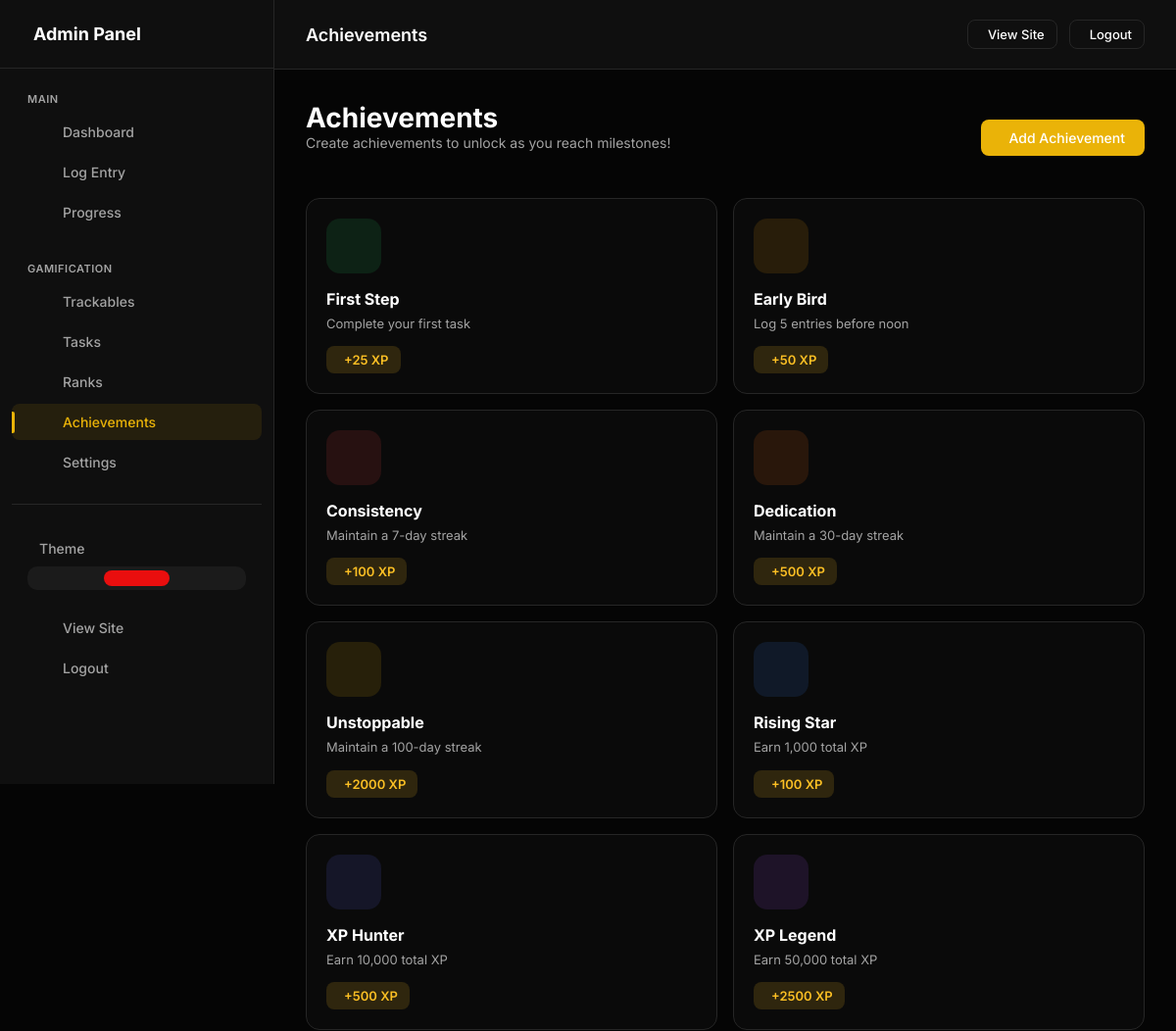
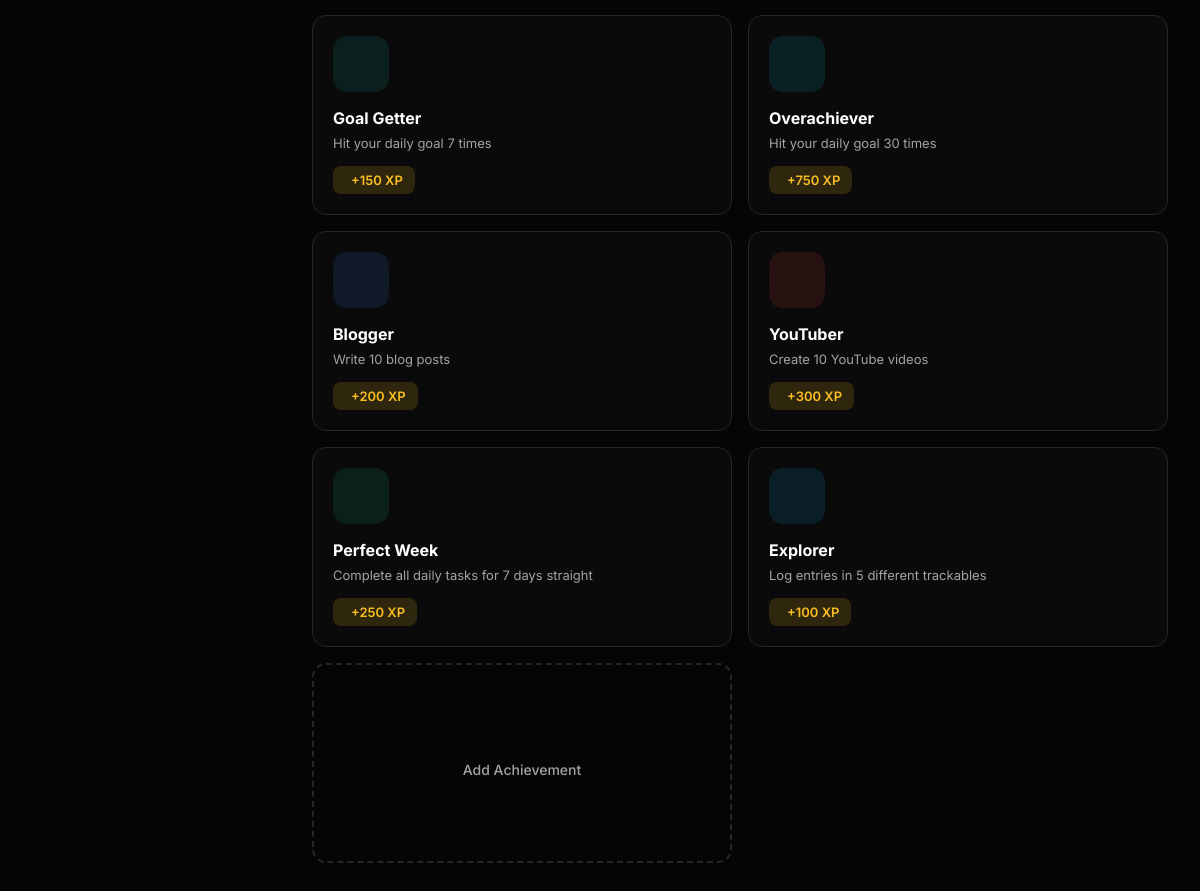
Page /admin/achievements (signed in) on the earlier database version (2 pictures, top to bottom).
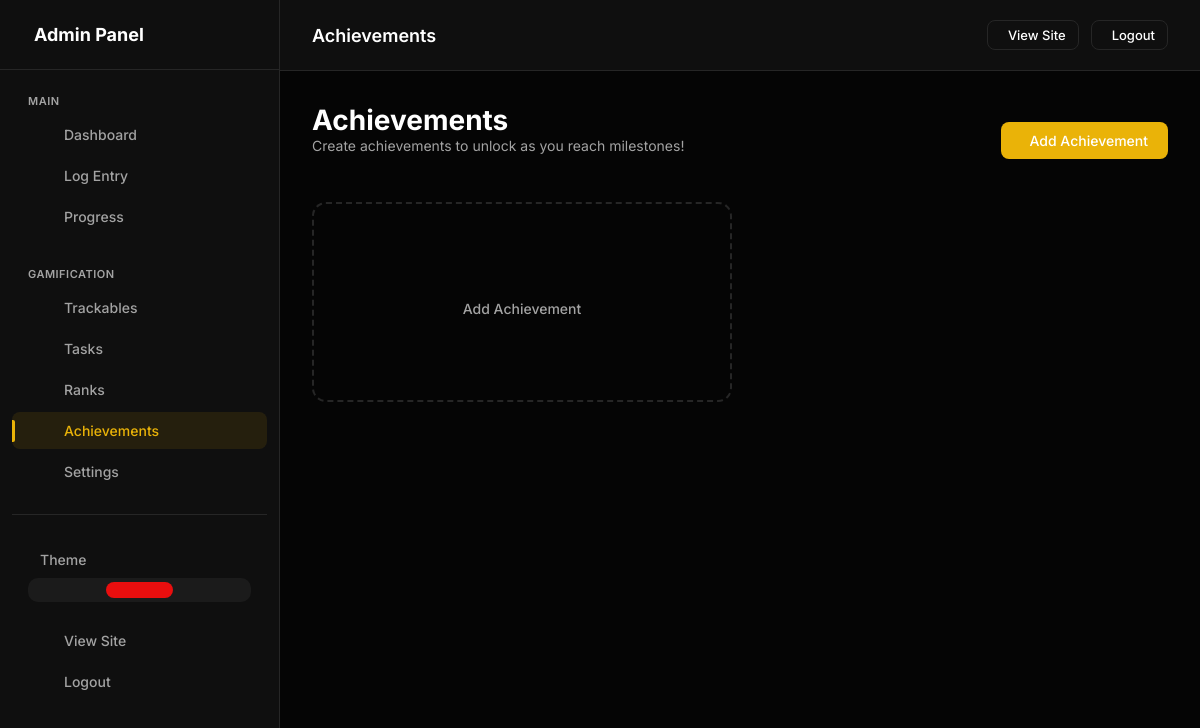
Same page on the later database version.
### models.py (models this page shows, shortened)
class Achievement(db.Model):
    __tablename__ = 'achievements'
    id = db.Column(db.Integer, primary_key=True)
    user_id = db.Column(db.Integer, db.ForeignKey('users.id'), nullable=False, index=True)
    name = db.Column(db.String(100), nullable=False)
    slug = db.Column(db.String(100), nullable=False)
    description = db.Column(db.String(500))
    criteria = db.Column(db.Text, default='{}')
    xp_reward = db.Column(db.Integer, default=100)
    icon = db.Column(db.String(50), default='ph-trophy')
    color = db.Column(db.String(20), default='#fbbf24')
    badge_image = db.Column(db.String(500))
    is_active = db.Column(db.Boolean, default=True)
    is_hidden = db.Column(db.Boolean, default=False)  # Hidden until unlocked?
    created_at = db.Column(db.DateTime, default=datetime.utcnow)

class UserSettings(db.Model):
    __tablename__ = 'user_settings'
    id = db.Column(db.Integer, primary_key=True)
    user_id = db.Column(db.Integer, db.ForeignKey('users.id'), nullable=False, unique=True, index=True)
    accent_color = db.Column(db.String(20), default='#e90e0e')
    points_name = db.Column(db.String(20), default='XP')  # "XP", "Points", "Coins", etc.
    points_icon = db.Column(db.String(50), default='ph-lightning')
    daily_xp_goal = db.Column(db.Integer, default=50)
    perfect_day_bonus = db.Column(db.Integer, default=50)
    perfect_week_bonus = db.Column(db.Integer, default=500)
    streak_bonus_per_day = db.Column(db.Integer, default=5)  # Extra XP per streak day
    show_xp_animations = db.Column(db.Boolean, default=True)
    dark_mode = db.Column(db.Boolean, default=True)
    compact_view = db.Column(db.Boolean, default=False)
    show_dashboard_header = db.Column(db.Boolean, default=True)
    enable_youtube_sync = db.Column(db.Boolean, default=False)
    always_show_confetti = db.Column(db.Boolean, default=False)
    created_at = db.Column(db.DateTime, default=datetime.utcnow)
    updated_at = db.Column(db.DateTime, default=datetime.utcnow, onupdate=datetime.utcnow)

### app.py (the view)
    @app.route('/admin/achievements')
    @admin_required
    def admin_achievements():
        achievements = Achievement.query.filter_by(
            user_id=current_user.id
        ).all()
        unlocked = {ua.achievement_id for ua in UserAchievement.query.filter_by(user_id=current_user.id).all()}
        return render_template('admin/achievements.html', achievements=achievements, unlocked=unlocked)

### templates/admin/achievements.html (shortened to what this page needs)
{% extends "admin/base.html" %}
{% block page_title %}Achievements{% endblock %}
{% block content %}
<div class="page-header">
    <div>
        <h1 class="page-title">Achievements</h1>
        <p class="page-intro">Create achievements to unlock as you reach milestones!</p>
    </div>
    <div class="page-actions">
        <a href="{{ url_for('admin_achievement_add') }}" class="btn btn-primary">
             Add Achievement
        </a>
    </div>
</div>
<div class="achievements-grid">
    {% for achievement in achievements %}
    <div class="achievement-card {% if achievement.id in unlocked %}unlocked{% endif %}">
        <div class="achievement-icon" style="background: {{ achievement.color }}20; color: {{ achievement.color }}">
        </div>
        <div class="achievement-name">{{ achievement.name }}</div>
        {% if achievement.description %}
        <div class="achievement-description">{{ achievement.description }}</div>
        {% endif %}
        <div class="achievement-reward">
            +{{ achievement.xp_reward }} {{ points_name }}
        </div>
    </div>
    {% endfor %}
    <a href="{{ url_for('admin_achievement_add') }}" class="add-achievement-card">
        <span>Add Achievement</span>
    </a>
</div>
{% endblock %}

### templates/admin/base.html (shortened to what this page needs)
<!DOCTYPE html>
<html lang="en">
<head>
</head>
<body>
    {% if current_user.is_authenticated %}
    <div class="admin-layout">
        <aside class="admin-sidebar" id="adminSidebar">
            <div class="sidebar-header">
                <h2> Admin Panel</h2>
            </div>
            <nav class="sidebar-nav">
                <div class="nav-group">
                    <div class="nav-group-label">Main</div>
                    <a href="{{ url_for('admin_dashboard') }}" class="nav-item" data-route="dashboard"><span>Dashboard</span></a>
                    <a href="{{ url_for('admin_log_entry') }}" class="nav-item" data-route="log"><span>Log Entry</span></a>
                    <a href="{{ url_for('admin_progress') }}" class="nav-item" data-route="progress"><span>Progress</span></a>
                </div>
                <div class="nav-group">
                    <div class="nav-group-label">Gamification</div>
                    <a href="{{ url_for('admin_trackables') }}" class="nav-item" data-route="trackable"><span>Trackables</span></a>
                    <a href="{{ url_for('admin_daily_tasks') }}" class="nav-item" data-route="daily-task"><span>Tasks</span></a>
                    <a href="{{ url_for('admin_ranks') }}" class="nav-item" data-route="ranks"><span>Ranks</span></a>
                    <a href="{{ url_for('admin_achievements') }}" class="nav-item" data-route="achievement"><span>Achievements</span></a>
                    <a href="{{ url_for('admin_settings') }}" class="nav-item" data-route="settings"><span>Settings</span></a>
                </div>
                <div class="nav-group"
                    style="margin-top: auto; padding-top: 24px; border-top: 1px solid var(--border);">
                    <div class="theme-toggle-wrapper">
                        <div class="theme-toggle-label">
                            <span>Theme</span>
                        </div>
                        <div class="theme-toggle-options">
                            <button class="theme-option" data-theme="light" title="Light">
                            </button>
                            <button class="theme-option" data-theme="dark" title="Dark">
                            </button>
                            <button class="theme-option" data-theme="system" title="System">
                            </button>
                        </div>
                    </div>
                    <a href="{{ url_for('index') }}" class="nav-item"><span>View
                            Site</span></a>
                    <a href="{{ url_for('admin_logout') }}" class="nav-item"><span>Logout</span></a>
                </div>
            </nav>
        </aside>
        <div class="admin-main">
            <header class="admin-header">
                <div>
                    <h1 style="font-size: 18px; font-weight: 600;">{% block page_title %}Admin Panel{% endblock %}</h1>
                </div>
                <div style="display: flex; gap: 12px; align-items: center;">
                    <a href="{{ url_for('index') }}" class="btn btn-outline btn-sm">View
                        Site</a>
                    <a href="{{ url_for('admin_logout') }}" class="btn btn-outline btn-sm">Logout</a>
                </div>
            </header>
            <main class="admin-content">
                {% block content %}{% endblock %}
            </main>
        </div>
    </div>
    {% endif %}
</body>
</html>

### templates/admin/base.html (style rules this page uses)
:root, [data-theme="dark"] { --bg-body: #050505; --bg-card: #0f0f0f; --bg-card-hover: #141414; --border: #262626; --accent: #e90e0e; --accent-rgb: 233, 14, 14; --accent-hover: #c70202; --text-main: #ffffff; --text-muted: #a3a3a3; --font-sans: 'Inter', sans-serif; --font-mono: 'JetBrains Mono', monospace; --success: #10b981; --warning: #f59e0b; --danger: #ef4444; }
[data-theme="light"] { --bg-body: #f5f5f5; --bg-card: #ffffff; --bg-card-hover: #fafafa; --border: #e5e5e5; --accent: #dc2626; --accent-hover: #b91c1c; --text-main: #171717; --text-muted: #737373; }
@media (prefers-color-scheme: light) { [data-theme="system"] { --bg-body: #f5f5f5; --bg-card: #ffffff; --bg-card-hover: #fafafa; --border: #e5e5e5; --accent: #dc2626; --accent-hover: #b91c1c; --text-main: #171717; --text-muted: #737373; } }
* { margin: 0; padding: 0; box-sizing: border-box; }
body { background-color: var(--bg-body); color: var(--text-main); font-family: var(--font-sans); overflow-x: hidden; -webkit-font-smoothing: antialiased; min-height: 100vh; }
a { text-decoration: none; color: inherit; transition: 0.3s; }
button { border: none; background: none; cursor: pointer; font-family: inherit; }
.admin-layout { display: flex; min-height: 100vh; }
.admin-sidebar { width: 280px; background: var(--bg-card); border-right: 1px solid var(--border); position: fixed; left: 0; top: 0; height: 100vh; overflow-y: auto; transition: transform 0.3s ease; z-index: 100; }
.sidebar-header { padding: 24px; border-bottom: 1px solid var(--border); display: flex; align-items: center; gap: 12px; }
.sidebar-header h2 { font-size: 18px; font-weight: 700; display: flex; align-items: center; gap: 10px; }
.sidebar-nav { padding: 16px 12px; }
.nav-group { margin-bottom: 24px; }
.nav-group-label { font-size: 11px; text-transform: uppercase; letter-spacing: 0.5px; color: var(--text-muted); padding: 8px 16px; font-weight: 600; }
.nav-item { display: flex; align-items: center; gap: 12px; padding: 10px 16px; border-radius: 8px; color: var(--text-muted); transition: all 0.2s; margin-bottom: 4px; font-size: 14px; font-weight: 500; position: relative; }
.nav-item.active { background: rgba(var(--accent-rgb), 0.1); color: var(--accent); }
.nav-item.active::before { content: ''; position: absolute; left: 0; top: 50%; transform: translateY(-50%); width: 3px; height: 60%; background: var(--accent); border-radius: 0 2px 2px 0; }
.theme-toggle-wrapper { padding: 12px 16px; margin-bottom: 8px; }
.theme-toggle-label { display: flex; align-items: center; gap: 12px; font-size: 14px; font-weight: 500; color: var(--text-muted); margin-bottom: 10px; }
.theme-toggle-options { display: flex; gap: 6px; background: rgba(255, 255, 255, 0.05); padding: 4px; border-radius: 10px; }
.theme-option { flex: 1; padding: 8px; border: none; background: transparent; color: var(--text-muted); border-radius: 8px; cursor: pointer; transition: all 0.2s; display: flex; align-items: center; justify-content: center; font-size: 18px; }
.theme-option.active { background: var(--accent); color: #fff; }
.admin-main { flex: 1; margin-left: 280px; min-height: 100vh; position: relative; z-index: 1; overflow-x: hidden; max-width: calc(100vw - 280px); }
.admin-header { background: var(--bg-card); border-bottom: 1px solid var(--border); padding: 20px 32px; position: sticky; top: 0; z-index: 90; display: flex; justify-content: space-between; align-items: center; }
.admin-content { padding: 32px; overflow-x: hidden; max-width: 100%; box-sizing: border-box; }
.page-header { display: flex; justify-content: space-between; align-items: center; margin-bottom: 24px; flex-wrap: wrap; gap: 16px; }
.page-title { font-size: 28px; font-weight: 700; }
.page-actions { display: flex; gap: 12px; align-items: center; }
.btn { padding: 10px 20px; border-radius: 8px; font-size: 14px; font-weight: 500; transition: all 0.3s ease; display: inline-flex; align-items: center; gap: 8px; cursor: pointer; border: none; }
.btn-primary { background: var(--accent); color: #fff; }
.btn-outline { border: 1px solid var(--border); color: var(--text-main); background: transparent; }
.btn-sm { padding: 6px 12px; font-size: 13px; }

Differences in the rows shown:
removed Achievement: name "First Step", description "Complete your first task", xp_reward "25", color "#22c55e" (drawn)
no longer on this page (row edited): UserSettings: points_name "XP"
removed Achievement: name "Early Bird", description "Log 5 entries before noon", xp_reward "50", color "#f59e0b" (drawn)
removed Achievement: name "Consistency", description "Maintain a 7-day streak", xp_reward "100", color "#ef4444" (drawn)
removed Achievement: name "Dedication", description "Maintain a 30-day streak", xp_reward "500", color "#f97316" (drawn)
removed Achievement: name "Unstoppable", description "Maintain a 100-day streak", xp_reward "2000", color "#eab308" (drawn)
removed Achievement: name "Rising Star", description "Earn 1,000 total XP", xp_reward "100", color "#3b82f6" (drawn)
removed Achievement: name "XP Hunter", description "Earn 10,000 total XP", xp_reward "500", color "#6366f1" (drawn)
removed Achievement: name "XP Legend", description "Earn 50,000 total XP", xp_reward "2500", color "#a855f7" (drawn)
removed Achievement: name "Goal Getter", description "Hit your daily goal 7 times", xp_reward "150", color "#14b8a6" (drawn)
removed Achievement: name "Overachiever", description "Hit your daily goal 30 times", xp_reward "750", color "#06b6d4" (drawn)
removed Achievement: name "Blogger", description "Write 10 blog posts", xp_reward "200", color "#3b82f6" (drawn)
removed Achievement: name "YouTuber", description "Create 10 YouTube videos", xp_reward "300", color "#ef4444" (drawn)
removed Achievement: name "Perfect Week", description "Complete all daily tasks for 7 days straight", xp_reward "250", color "#10b981" (drawn)
removed Achievement: name "Explorer", description "Log entries in 5 different trackables", xp_reward "100", color "#0ea5e9" (drawn)
